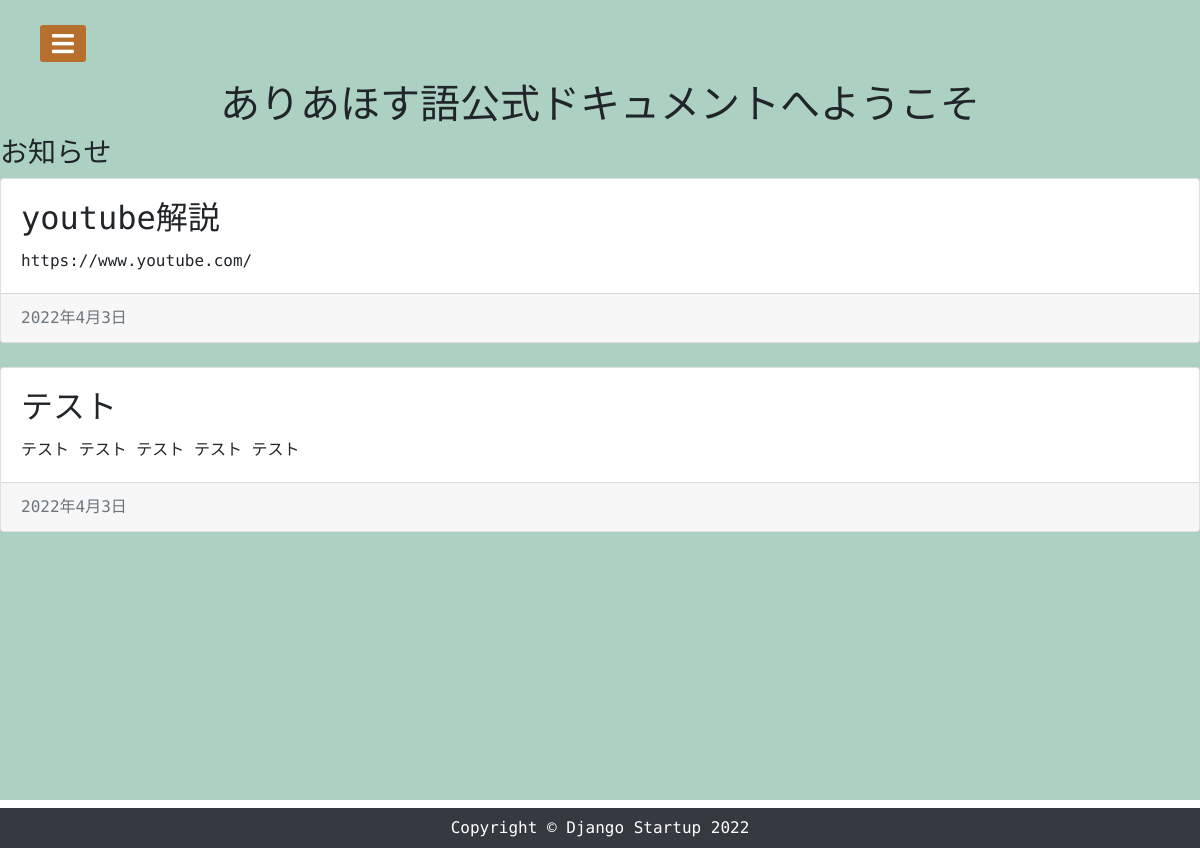
The page / on the database its author committed.
### app/models.py (models this page shows, shortened)
class Post(models.Model):
    title = models.CharField("タイトル",max_length=200)
    content = models.TextField("本文")
    created = models.DateTimeField("作成日",default=timezone.now)

### app/views.py (the view)
# urls.py: path('',views.IndexView.as_view(),name='index'),
class IndexView(View):
    def get(self,request,*args,**kwargs):
        post_data = Post.objects.order_by('-id')
        return render(request,'app/index.html',{
            'post_data': post_data
        })

### app/templates/app/index.html
{% extends "app/base.html"%}
{% load static %}
{% block content %}
    <div class="bg">
        <h1 class="space">ありあほす語公式ドキュメントへようこそ</h1>
        <h3>お知らせ</h3>
        {% for post in post_data %}
        <div class="card mb-4">
            <div class="card-body">
                <h2 class="card-title">{{ post.title }}</h2>
                <p class="card-text">{{ post.content | truncatechars:100 }}</p>
            </div>
            <div class="card-footer text-muted">{{ post.created | date }} </div>
        </div>
        {% endfor %}
    </div>
{% endblock %}

### app/static/css/style.css (style rules this page uses)
* { margin: 0; padding: 0; box-sizing: border-box; }
body { background: white; display: flex; flex-flow: column; min-height: 100vh; }
.space { text-align: center; margin-top: 80px; }

### app/static/css/sidebar.css (style rules this page uses)
* { margin: 0; padding: 0; box-sizing: border-box; list-style: none; text-decoration: none; font-family: 'M PLUS 1 Code', sans-serif; }
.bg { height: 100vh; background-color: rgba(90, 163, 135,0.5); background-size: cover; background-position: center; transition: all 0.5s; }

### rows shown on the page
Post: title "youtube解説", content "https://www.youtube.com/", created "2022年4月3日"
Post: title "テスト", content "テスト テスト テスト テスト テスト", created "2022年4月3日"
